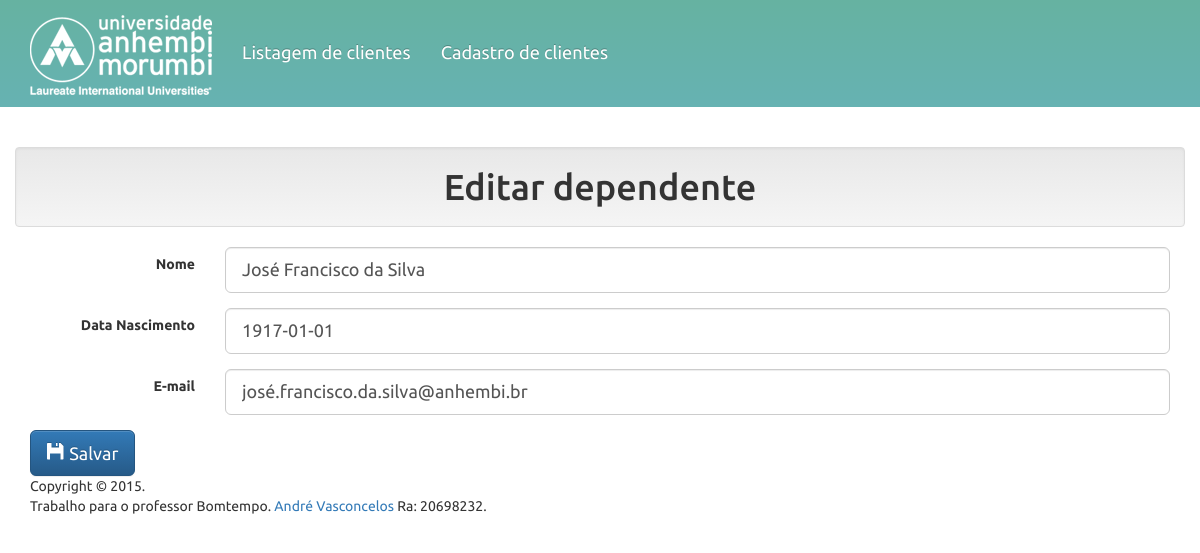
Page /dependente.php?cod=3 on the committed database.
### tables this page shows
CREATE TABLE dependente (cod int NOT NULL AUTO_INCREMENT, cod_cliente int, nome varchar(255), data_nascimento date NOT NULL, email varchar(255), PRIMARY KEY (cod), INDEX cod_cliente (cod_cliente));

### dependente.php (the view, shortened to what this page needs)
<?php
	$texto = "Cadastrar";
	if($_GET['cod'] > 0){
		$texto = "Editar";
	}
?>
<?php include("cabecalho.php");?>
	<div class="row">
		<div class="col-leg-12">
			<h1 class="well text-center"><?=$texto?> dependente</h1>
		</div>
	</div>
	<form class="form-horizontal" id="form" method="post">
		<?php
			if($_GET['cod'] > 0 ){
				require 'config.php';
				$conexao = @mysql_connect($host, $usuario, $senha) or exit(mysql_error());
				$sql = "SELECT cod,cod_cliente,nome,data_nascimento,email FROM dependente WHERE cod = ".$_GET['cod'].";";
				$query = mysql_query($sql, $conexao);
				$registros = mysql_fetch_array($query);
				$nome = $registros["nome"];
				$dataNascimento = $registros["data_nascimento"];
				$email = $registros["email"];
		?>
		<?php
			}
		?>
		<div class="form-group">
			<label class="col-sm-2 control-label" for="name">Nome</label>
			<div class="col-sm-10">
				<input type="text" value="<?=$nome?>" class="form-control input-lg" maxlength="255" placeholder="Nome do cliente" name="nome" id="name"/>
			</div>
		</div>
		<div class="form-group">
			<label class="col-sm-2 control-label" for="nascimento">Data Nascimento</label>
			<div class="col-sm-10">
				<input type="datetime" value="<?=$dataNascimento?>" class="form-control input-lg datepicker" name="data_nascimento" id="nascimento"/>
			</div>
		</div>
		<div class="form-group">
			<label class="col-sm-2 control-label" for="mail">E-mail</label>
			<div class="col-sm-10">
				<input type="email" value="<?=$email?>" class="form-control input-lg" maxlength="255" placeholder="Email do cliente" name="email" id="mail"/>
			</div>
		</div>
      <button type="button" class="btn btn-lg btn-primary salvar" data-target="salvaDependente.php">
      	<span class="glyphicon glyphicon-floppy-disk glyphicon-align" aria-hidden="true"></span>
      	Salvar</button>
    </form>
<?php include( 'rodape.php'); ?>

### css/estilos.css (style rules this page uses)
html, body, table, td, th { font-family: 'Ubuntu', sans-serif; }

### rows in the picture
dependente: nome "José Francisco da Silva", data_nascimento "1917-01-01", email "josé.francisco.da.silva@anhembi.br"

### other values in the picture
$texto "Editar"
